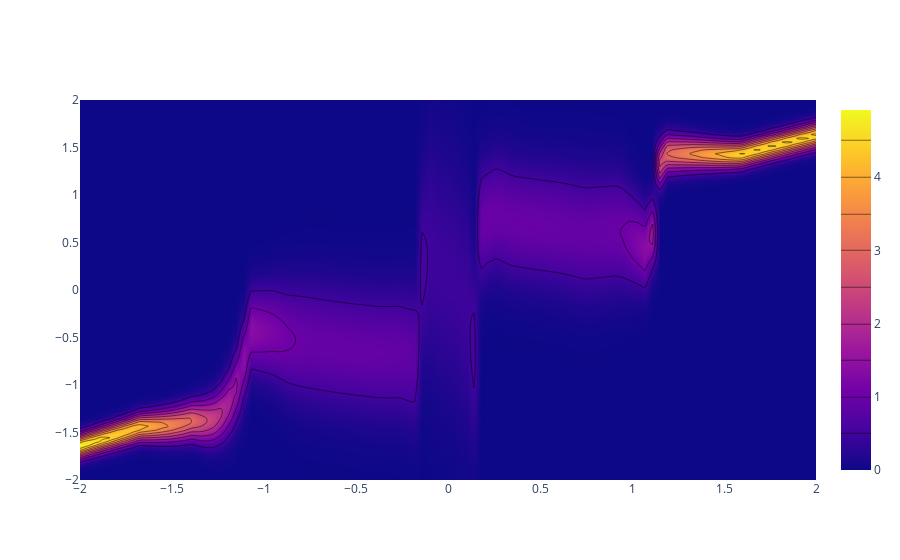

Notebook source saved alongside this figure:
### Markdown cell above
# Show what model has learnt

### Code cell
y_maxes = np.array([2,2],np.float32)
y_mins = np.array([-2,-2],np.float32)
y1_grid=np.linspace(y_mins[0],y_maxes[0],100, dtype=np.float32)
y2_grid=np.linspace(y_mins[1],y_maxes[1],100, dtype=np.float32)
yy1,yy2 = np.meshgrid(y1_grid,y2_grid)

prob = model.prob(tf.convert_to_tensor(yy2.reshape([-1,1])),tf.convert_to_tensor(yy1.reshape([-1,1])), training=1).numpy()

fig = go.Figure(data =
    go.Contour(
        z=prob.reshape(y1_grid.size,y2_grid.size),
        x=y1_grid,
        y=y2_grid,        
        contours_coloring='heatmap'
    ))
fig.show()
